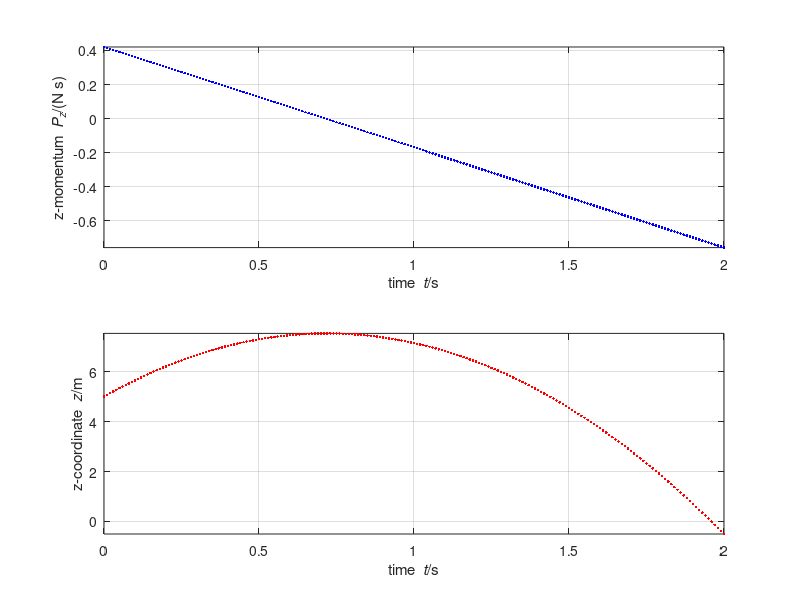

Here is the MATLAB script that generated this plot:
%%% Numerical simulation of object motion with gravity
%% Coordinates (t, x, y, z)

%% Constants
m = 0.06; % kg: tennis ball's mass-energy
g = 9.8; % N/kg: gravitational acceleration

%% Initial conditions
t = 0; % s: initial time
r = [0, 0, 5]; % m: initial position vector
P = [0, 0, 0.42]; % N s: initial momentum vector

%% Boundary conditions
F = [0, 0, 0]; % N: momentum influx
G = -m * g * [0, 0, 1]; % N: momentum supply

%% Time-iteration parameters
t1 = 2; % s: final time
dt = 0.01; % s: time step %@

%% Plotting
dtplot = t1/360; % time interval between plots
tplot = dtplot; % time for next plot
figure
subplot(2, 1, 1); plot(t, P(3), '.b')
xlim([0, t1])
xlabel('time {\it t}/s'); ylabel('z-momentum {\it P_z}/(N s)')
axis('tight'); grid on; hold on
subplot(2, 1, 2); plot(t, r(3), '.r')
xlim([0, t1])
xlabel('time {\it t}/s'); ylabel('z-coordinate {\it z}/m')
axis('tight'); grid on; hold on %@

%% Numerical time integration
while t < t1
  %% constitutive relations
  v = P / m;

  %% step forward in time with balance laws
  t = t + dt;
  P = P + (F + G) * dt;
  r = r + v * dt; %@

  %% plot
  if t > tplot
    subplot(2, 1, 1); plot(t, P(3), '.b')
    subplot(2, 1, 2); plot(t, r(3), '.r')
    pause(0)
    tplot = tplot + dtplot;
  end %@
end
